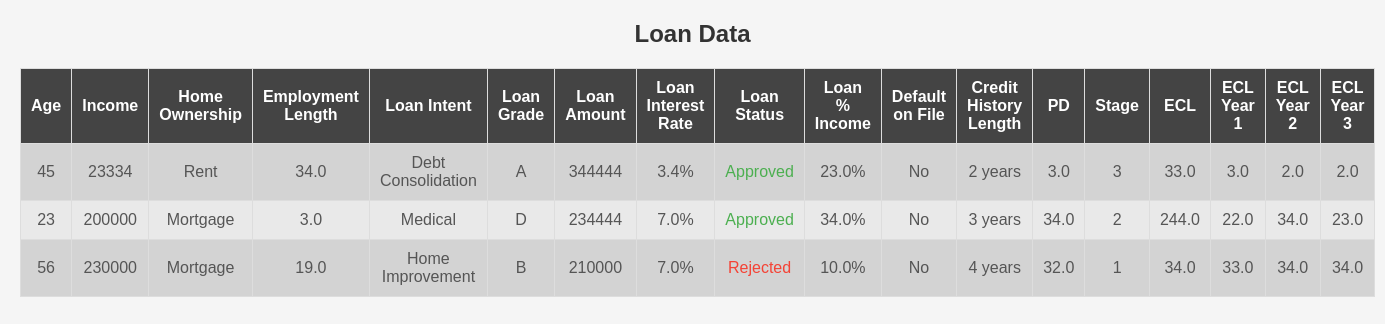
The page /analysis/loan-data/ on the database its author committed.
### analyis/models.py (models this page shows, shortened)
class LoanData(models.Model):
    HOME_OWNERSHIP_CHOICES = [
        (0, "Rent"),
        (1, "Own"),
        (2, "Mortgage"),
        (3, "Other"),
    ]
    LOAN_INTENT_CHOICES = [
        (0, "Debt Consolidation"),
        (1, "Education"),
        (2, "Home Improvement"),
        (3, "Medical"),
        (4, "Personal"),
        (5, "Venture"),
    ]
    LOAN_GRADE_CHOICES = [
        (1, "A"),
        (2, "B"),
        (3, "C"),
        (4, "D"),
        (5, "E"),
        (6, "F"),
        (7, "G"),
    ]
    LOAN_STATUS_CHOICES = [
        (0, "Approved"),
        (1, "Rejected"),
    ]
    person_age = models.PositiveIntegerField()
    person_income = models.PositiveIntegerField()
    person_home_ownership = models.IntegerField(choices=HOME_OWNERSHIP_CHOICES)
    person_emp_length = models.FloatField()
    loan_intent = models.IntegerField(choices=LOAN_INTENT_CHOICES)
    loan_grade = models.IntegerField(choices=LOAN_GRADE_CHOICES)
    loan_amnt = models.PositiveIntegerField()
    loan_int_rate = models.FloatField()
    loan_status = models.IntegerField(choices=LOAN_STATUS_CHOICES)
    loan_percent_income = models.FloatField()
    cb_person_default_on_file = models.BooleanField()
    cb_person_cred_hist_length = models.PositiveIntegerField()
    PD = models.FloatField()
    Stage = models.PositiveIntegerField()
    ECL = models.FloatField()
    ECL_Year_1 = models.FloatField(null=True, blank=True)
    ECL_Year_2 = models.FloatField(null=True, blank=True)
    ECL_Year_3 = models.FloatField(null=True, blank=True)

### analyis/views.py (the view)
# urls.py: path("loan-data/", loan_data_list, name="loan_data_list"),
def loan_data_list(request):
    loan_data = LoanData.objects.all()
    return render(request, "loan_data_list.html", {"loan_data": loan_data})

### analyis/templates/loan_data_list.html (shortened to what this page needs)
<!DOCTYPE html>
<html lang="en">
<head>
</head>
<body>
    <h2>Loan Data</h2>
    <table>
        <thead>
            <tr>
                <th>Age</th>
                <th>Income</th>
                <th>Home Ownership</th>
                <th>Employment Length</th>
                <th>Loan Intent</th>
                <th>Loan Grade</th>
                <th>Loan Amount</th>
                <th>Loan Interest Rate</th>
                <th>Loan Status</th>
                <th>Loan % Income</th>
                <th>Default on File</th>
                <th>Credit History Length</th>
                <th>PD</th>
                <th>Stage</th>
                <th>ECL</th>
                <th>ECL Year 1</th>
                <th>ECL Year 2</th>
                <th>ECL Year 3</th>
            </tr>
        </thead>
        <tbody>
            {% for loan in loan_data %}
            <tr>
                <td>{{ loan.person_age }}</td>
                <td>{{ loan.person_income }}</td>
                <td>{% if loan.person_home_ownership == 0 %}Rent{% elif loan.person_home_ownership == 1 %}Own{% elif loan.person_home_ownership == 2 %}Mortgage{% else %}Other{% endif %}</td>
                <td>{{ loan.person_emp_length }}</td>
                <td>{% if loan.loan_intent == 0 %}Debt Consolidation{% elif loan.loan_intent == 1 %}Education{% elif loan.loan_intent == 2 %}Home Improvement{% elif loan.loan_intent == 3 %}Medical{% elif loan.loan_intent == 4 %}Personal{% else %}Venture{% endif %}</td>
                <td>{% if loan.loan_grade == 1 %}A{% elif loan.loan_grade == 2 %}B{% elif loan.loan_grade == 3 %}C{% elif loan.loan_grade == 4 %}D{% elif loan.loan_grade == 5 %}E{% elif loan.loan_grade == 6 %}F{% else %}G{% endif %}</td>
                <td>{{ loan.loan_amnt }}</td>
                <td>{{ loan.loan_int_rate }}%</td>
                <td class="{% if loan.loan_status == 1 %}status-rejected{% else %}status-approved{% endif %}">
                    {% if loan.loan_status == 1 %}Rejected{% else %}Approved{% endif %}
                </td>
                <td>{{ loan.loan_percent_income }}%</td>
                <td>{% if loan.cb_person_default_on_file %}Yes{% else %}No{% endif %}</td>
                <td>{{ loan.cb_person_cred_hist_length }} years</td>
                <td>{{ loan.PD }}</td>
                <td>{{ loan.Stage }}</td>
                <td>{{ loan.ECL }}</td>
                <td>{% if loan.ECL_Year_1 %}{{ loan.ECL_Year_1 }}{% else %}N/A{% endif %}</td>
                <td>{% if loan.ECL_Year_2 %}{{ loan.ECL_Year_2 }}{% else %}N/A{% endif %}</td>
                <td>{% if loan.ECL_Year_3 %}{{ loan.ECL_Year_3 }}{% else %}N/A{% endif %}</td>
            </tr>
            {% endfor %}
        </tbody>
    </table>
</body>
</html>

### analyis/templates/loan_data_list.html (style rules this page uses)
body { font-family: Arial, sans-serif; background-color: #f5f5f5; margin: 20px; text-align: center; }
h2 { color: #333333; }
table { width: 90%; margin: auto; border-collapse: collapse; }
th, td { padding: 10px; border: 1px solid #ddd; }
th { background-color: #444444; color: white; }
tr:nth-child(even) { background-color: #e9e9e9; }
tr:nth-child(odd) { background-color: #d3d3d3; }
td { color: #555555; }
.status-approved { color: #4caf50; }
.status-rejected { color: #f44336; }

### rows shown on the page
LoanData: person_age "45", person_income "23334", person_home_ownership "Rent", person_emp_length "34.0", loan_intent "Debt Consolidation", loan_grade "A", loan_amnt "344444", loan_int_rate "3.4", loan_status "Approved", loan_percent_income "23.0", cb_person_default_on_file "No", cb_person_cred_hist_length "2", PD "3.0", Stage "3", ECL "33.0", ECL_Year_1 "3.0", ECL_Year_2 "2.0", ECL_Year_3 "2.0"
LoanData: person_age "23", person_income "200000", person_home_ownership "Mortgage", person_emp_length "3.0", loan_intent "Medical", loan_grade "D", loan_amnt "234444", loan_int_rate "7.0", loan_status "Approved", loan_percent_income "34.0", cb_person_default_on_file "No", cb_person_cred_hist_length "3", PD "34.0", Stage "2", ECL "244.0", ECL_Year_1 "22.0", ECL_Year_2 "34.0", ECL_Year_3 "23.0"
LoanData: person_age "56", person_income "230000", person_home_ownership "Mortgage", person_emp_length "19.0", loan_intent "Home Improvement", loan_grade "B", loan_amnt "210000", loan_int_rate "7.0", loan_status "Rejected", loan_percent_income "10.0", cb_person_default_on_file "No", cb_person_cred_hist_length "4", PD "32.0", Stage "1", ECL "34.0", ECL_Year_1 "33.0", ECL_Year_2 "34.0", ECL_Year_3 "34.0"
